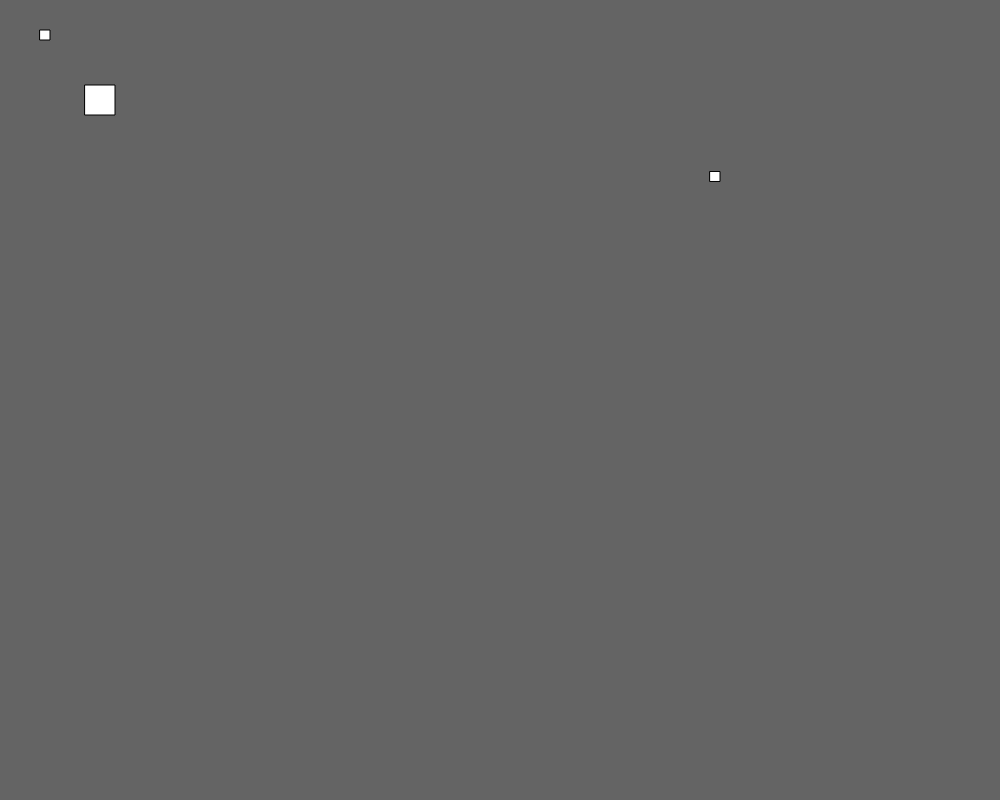
Frame 1 (no input)
Frame 60 (no input): blank canvas, image omitted
Frame 120 (the mouse pressed at the canvas centre since frame 60): blank canvas, image omitted

The p5.js sketch that drew this single still picture (run headless with seeded random() and noise() and a simulated clock; from frame 60 on, the mouse is pressed at the canvas centre):

// p5.js sketch
// ── sketch.js
var x = 0, y = 0, xSpeed = 10, ySpeed = 0, partCount = 0;
var snakeParts = [];
var randX, randY;
var flag = false;

function setup() { 
  
  snakeParts[0] = new Snake(30, 30);
  createCanvas(1000, 800);
  frameRate(20);

  

} 

function draw() { 
  background(100);
  
  createFood();
  rect(randX, randY, 10, 10);

  for(let i = 0; i < snakeParts.length; i++){
    snakeParts[partCount].update();
    snakeParts[partCount].show();
  }

  
  rectMode(CENTER);
  rect(100, 100, 30, 30)
}

class Snake{

  constructor(x, y){
    this.x = x;
    this.y = y;
  }

  update(){
    this.x += xSpeed;
    this.y += ySpeed;
  }

  show(){
    fill(255);
    rect(this.x, this.y, 10, 10);
  }


}

function keyPressed(){ //TODO: add WASD
  if(keyCode === LEFT_ARROW && xSpeed != 10){
    xSpeed = -10;
    ySpeed = 0;
  }
  if(keyCode === RIGHT_ARROW && xSpeed != -10){
    xSpeed = 10;
    ySpeed = 0;
  }
  if(keyCode === UP_ARROW && ySpeed != 10){
    ySpeed = -10;
    xSpeed = 0;
  }
  if(keyCode === DOWN_ARROW && ySpeed != -10){
    ySpeed = 10;
    xSpeed = 0;
  }
  
}

 function createFood(){ //TODO: make food not appear on existing body
   if(randX == null){
    randX = random(10,990), randY = random(10, 790);
   }
   else if(dist(snakeParts[0].x, snakeParts[0].y, randX, randY) < 20){
     randX = random(10, 990);
     randY = random(10, 790);
     grow();
   }
 }

 function grow(){
  // get coords of previous body part
  let preX = snakeParts[snakeParts.length - 1].x;
  let preY = snakeParts[snakeParts.length - 1].y;

  // create new body part 10 px away from previous
  if(xSpeed == -10){
    snakeParts[snakeParts.length] = new Snake(preX + 10, preY);
  }
  else if(xSpeed == 10){
    snakeParts[snakeParts.length] = new Snake(preX - 10, preY);
  }
  else if(ySpeed == -10){
    snakeParts[snakeParts.length] = new Snake(preX, preY + 10);
  }
  else if(ySpeed == 10){
    snakeParts[snakeParts.length] = new Snake(preX, preY - 10);
  }
 }
// ── style.css
html, body {
  margin: 0;
  padding: 0;
}

body {
  margin:0;
  display: flex;

  justify-content: center;
  align-items: center;
}
